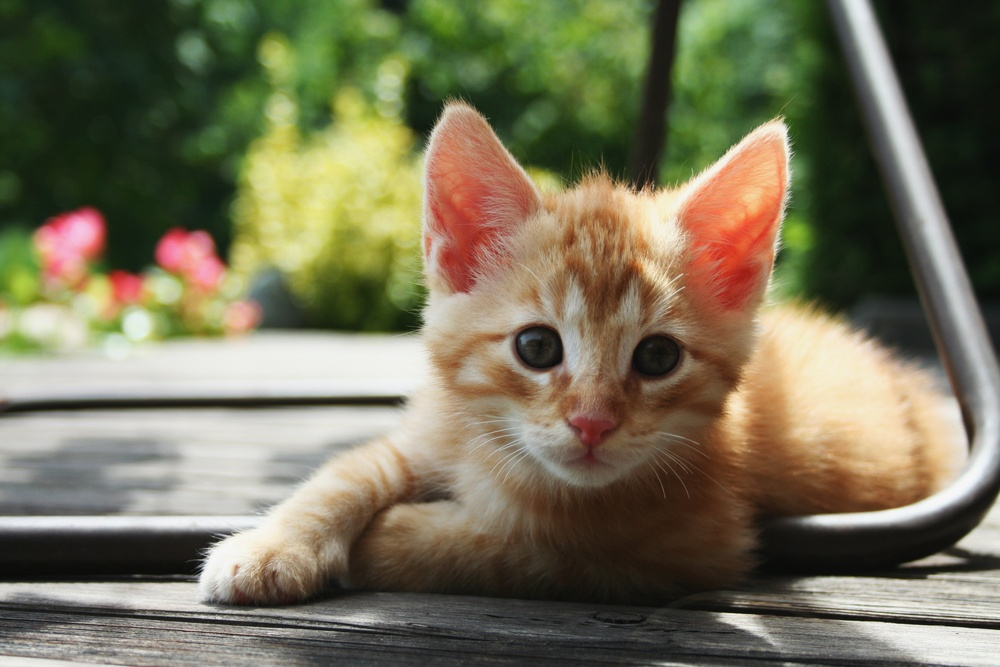
#> input picture computer vission/cat.jpg, 1000 x 667 px, shrunk from 3456 x 2304 before the run
$ python test.py
#> lines starting #> are read from the running program, lines starting #| are printed output that depends on the picture
import cv2
import numpy as np

#read the image with the particular liabrary which we have imported
image = cv2.imread('cat.jpg')
#> image is the input picture: shape (667, 1000, 3); mean B, G, R 88.4, 113.9, 118.2

if image is None:
    print("could not read the image")
    exit()

#orginal image
cv2.imshow('orginal image',image)
cv2.waitKey(0)
cv2.destroyAllWindows()

#convert to greyscale
grey_image = cv2.cvtColor(image,cv2.COLOR_BGR2GRAY)
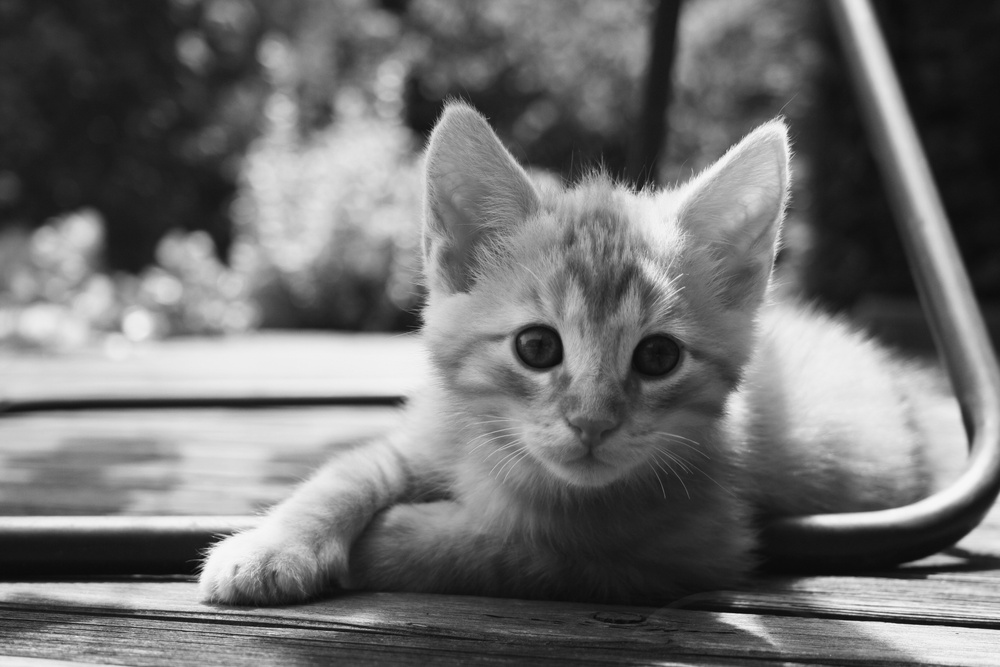
#> grey_image: shape (667, 1000); min 7, max 250, mean 112.3
cv2.imshow("greyscale image")

#we aplly a gaussion blur into the above image
blurred_image = cv2.GaussianBlur(grey_image,(5,5),0)
cv2.imshow('blur image',image)
cv2.waitKey(0)
cv2.destroyAllWindows()

#edge detection by using canny in cv2
edges = cv2.Canny(blurred_image,50,150)
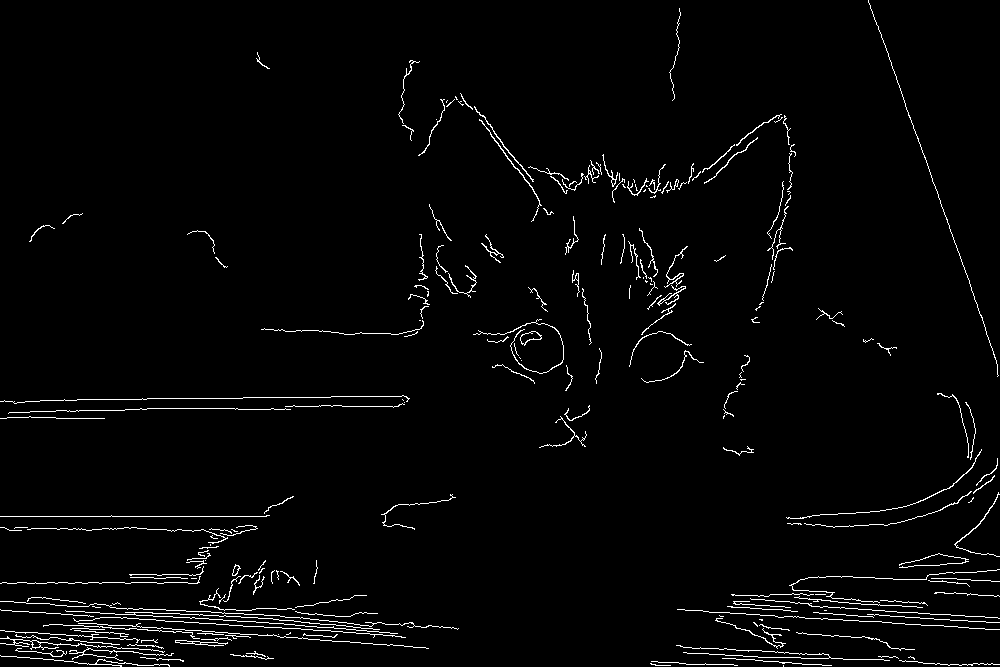
#> edges: shape (667, 1000); 2.3% white in thin lines or dots

cv2.imshow('orginal image',image)
cv2.waitKey(0)

cv2.imshow('greyscale image',grey_image)
cv2.waitKey(0)


cv2.imshow('blurred image',blurred_image)
cv2.waitKey(0)

#> (the run stopped early here; a loop or call above may not have finished)
